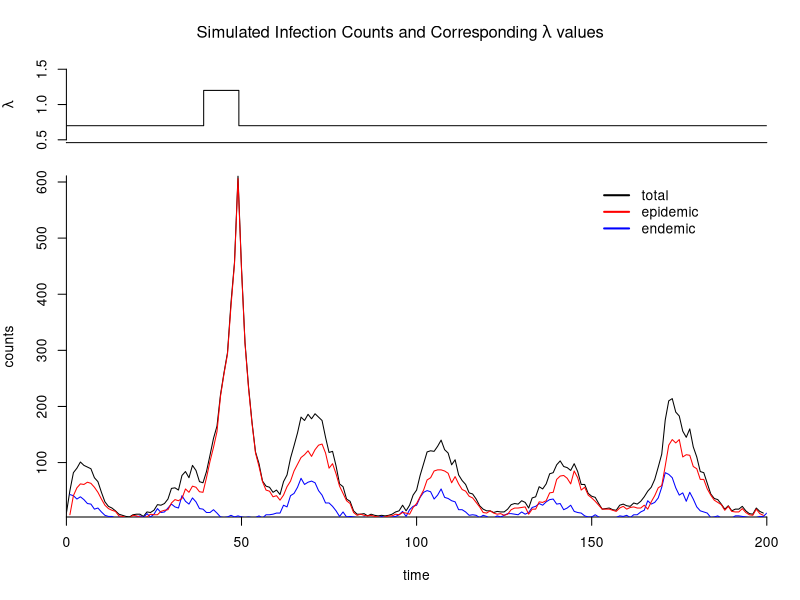

Recreate this plot in R.
## ---- chunk 1

set.seed(1)
n = 200 #total epochs/time steps
ende_lambda = rep(0.5, n) #vector of endemic lambda values (\nu)
epi_lambda = rep(0.5, n)  #vector of epidemic lambda values
init = 10   #Z_0 value is the initial number of people infected


#ende_lambda = rep(0.5, n) #vector of endemic lambda values (\nu)

#---simulate endemic component based on paper's values----#
rho = 2*pi/52
gamma_0 = log(10)
gamma_1 = 0.5
gamma_2 = 1.5


nu_t = gamma_0 + gamma_1*sin(rho*(1:n)*(1+1)/2) + gamma_2*cos(rho*(1:n)*(2+1)/2)

ende_lambda = exp(nu_t)



#----ability to do random change point-----#
exp_rate = 2 #prior for the lambda value in the poisson process
k = sample(1:n, 1)
chg_pt_idx = sort(sample(1:n, k))

epi_lambda[1:(chg_pt_idx[1]-1)] = rexp(1, exp_rate)

for (i in 1:(length(chg_pt_idx)-1)) {
    epi_lambda[chg_pt_idx[i]:chg_pt_idx[i+1]] = rexp(1, exp_rate)
}

#-----setting epidemic lambda values 
epi_lambda = rep(c(0.7, 1.2, 0.7), c(39,10,150))



counts = rep(0, n) #initialize count vector
counts[1] = init #initial value

ende = rep(0, n)
epi = rep(0, n)

for (i in 1:n) {
  ende[i] = rpois(1, ende_lambda[i])
  epi[i] = rpois(1, epi_lambda[i]*counts[i])
  
  counts[i+1] = ende[i] + epi[i]
}


layout(matrix(c(1,1,2,2),2,2, byrow = TRUE), heights = c(1,6))
par(mar = c(0,4,0,2), oma = c(0,0,4,0))
plot(0:(n-1), rep(c(0.7, 1.2, 0.7), c(39,10,151)), type = "s", xlab = "", ylab = "", xaxs = "i", axes = FALSE, ylim = c(0.5,1.5))
title(ylab = expression(lambda))
axis(side = 2, at = c(0.5,1,1.5))
axis(side = 1,at = c(0,200), labels = FALSE, tcl = 0)


par(mar = c(5,4,2,2))
plot(x = 0:n, y = counts, type = "l", xaxs = "i",yaxs = "i", axes = FALSE, ann = FALSE)
axis(side = 1, at = seq(0,200,by = 50))
axis(side = 2, at = seq(0,700, by = 100))
title(xlab = "time")
title(ylab = "counts")
lines(ende, type = "l", col = "blue")
lines(epi, type = "l", col = "red")

legend(150, max(epi, na.rm = TRUE),
legend = c("total",
"epidemic", "endemic"),
lty = c("solid", "solid", "solid"),
col = c("black", "red", "blue"),
lwd = c(2,2,2),
bty = "n")

title(main = expression(paste("Simulated Infection Counts and Corresponding ", lambda, " values")), outer = TRUE)
## ---- chunk 2

